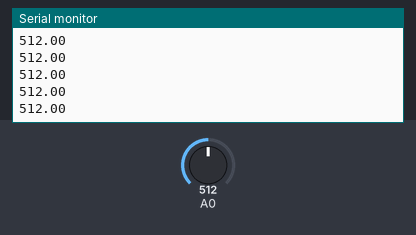
This sketch was run on a simulated Arduino Uno, built with avr-gcc and run on an emulated ATmega328P. Parts: the last lines printed to the serial monitor. Inputs (shaded band) come from the test bench; at power-on: A0 = 512.

Above: at 1.2 s.
1.3 s: A0 set to 716
At 2.0 s:
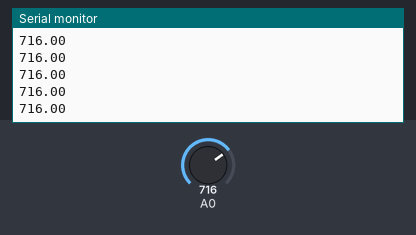
2.8 s: A0 set to 900
At 3.8 s:
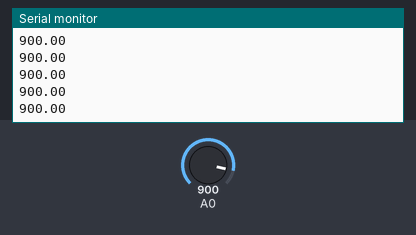
Timing chart, 0 to 5.1 s (numbered marks = the images above; inputs shaded):
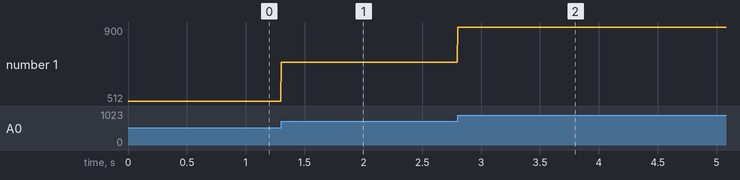

The sketch:

ino2.ino
```cpp
float sensor;
unsigned long tiempoActualTemp, tiempoAnteriorTemp = 0;

void setup() {
  Serial.begin(115200);
}

void loop() {

  tiempoActualTemp = millis();

  if (tiempoActualTemp - tiempoAnteriorTemp >= 2) { //Tiempo en milisegundos
    sensor = analogRead(A0);
    Serial.println(sensor);

    tiempoAnteriorTemp = tiempoActualTemp;
  }
}
```

Measured:
- after the input at 1.3 s, the serial monitor: prints a new line at once (image 1)
- after the input at 2.8 s, the serial monitor: prints a new line at once (image 2)
- plotted number 1: 512 → 716 after the input at 1.3 s, 716 → 900 after the input at 2.8 s
